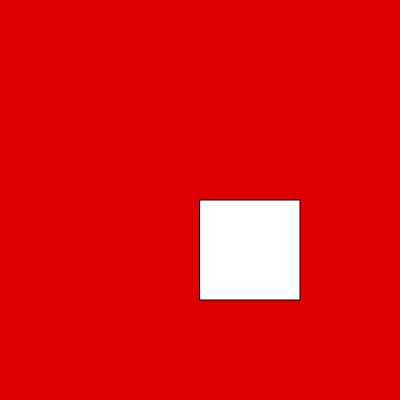
Frame 1 (no input)
Frame 60 (no input): identical to frame 1, image omitted
Frame 120 (the mouse pressed at the canvas centre since frame 60): identical to frame 1, image omitted

The p5.js sketch that drew this single still picture (run headless with seeded random() and noise() and a simulated clock; from frame 60 on, the mouse is pressed at the canvas centre):

// p5.js sketch
// ── sketch.js
function setup() {
  createCanvas(400, 400);
}

function draw() {
    background(220, 0, 0);

  rect (200, 200, 100, 100);
  
}

function mouseClicked() {
  background(0, 220, 0);
}
